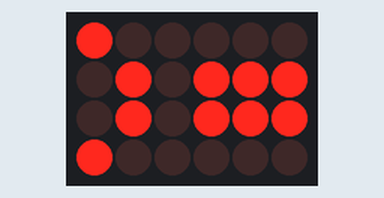
Simulated run of this sketch. Board: Arduino Uno, built with avr-gcc and run on an emulated ATmega328P. On the bench: 6×4 LED matrix. Wiring (inferred from the names in the program): LED matrix (orientation assumed): rows pin 10, pin 11, pin 12, pin 13; columns pin 4, pin 5, pin 6, pin 7, pin 8, pin 9. What the sketch prints to the serial monitor is not drawn.

Above: at 0.15 s.
At 5.08 s:
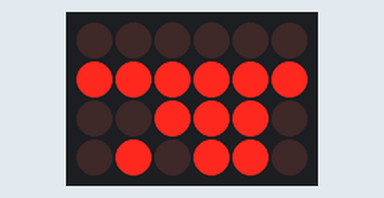
At 10.0 s:
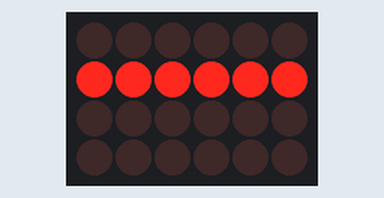
At 20.23 s:
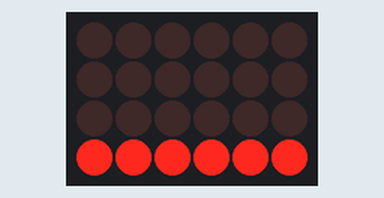
At 29.86 s:
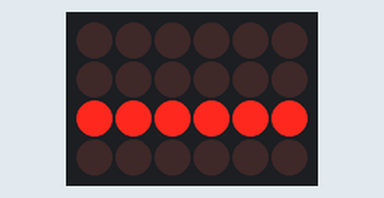
At 39.29 s:
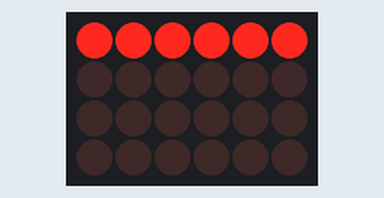

The sketch:

_4x6_LED_Text_Scroller.ino
```cpp
/* Welcome! Welcome to the 4x6 LED Matrix Text Scroller!

as of now this program :
doesn't actually scroll text. just displays letters
can display characteres on the Matrix (no scrolling as of April 28th, 2012)
can display a checkerboard when and invalid/uncataloged character is attempted to be displayed on the screen. also, when the program tries to display an invalid/uncataloged character
will print to the serial monitor
both _4x6_LED_Text_Scroller.ino and functions.h were completely written by Ryan Jensen

Code description last updated April 28th, 2012 12:07 AM
*/


/*
These definitions take care of naming the correct pins.
It should be noted that these pins are called "c1" or "r3" as in "column 1" or "row 3".
Also, the names are for a 4x6 LED mattrix that is 6 tall and 4 wide (6 rows, 4 columns)
The definitions start at 0 (i.e. c0 and r0) because that is the most logical way to work the arrays (because arrays also also start at 0).
 */
#define r0 9
#define r1 8
#define r2 7
#define r3 6
#define r4 5
#define r5 4
#define c0 10
#define c1 11
#define c2 12
#define c3 13

// TEMPdata is used to store the data from the letters easily. TEMPdata will get converted and copied into the disp array when the program is ready to display the character.
byte TEMPdata[6] =
{
  B0000, // row 0
  B0000, // row 1
  B0000, // row 2
  B0000, // row 3
  B0000, // row 4
  B0000  // row 5
};

/* disp is the array that the printdisp() function uses.
printdisp can work faster when working with single bits
(that way printdisp doesn't have to preform calculations like reading bits from specific locations in a variable */
byte disp[6][4] =
{
  {0,0,0,0}, // row 0
  {0,0,0,0}, // row 1
  {0,0,0,0}, // row 2
  {0,0,0,0}, // row 3
  {0,0,0,0}, // row 4
  {0,0,0,0}  // row 5
};

byte phase_angle = 0;
int letter = 0;
byte width; // this variable stores a number that records the width of a given character on the 4x6 LED matrix
byte r[6] = {r0, r1, r2, r3, r4, r5}; // this will be used by the printdisp() function for writing data to the row pins
byte c[4] = {c0, c1, c2, c3}; // this will also be used by the printdisp() function for controlling which columns are on.

#include "functions.h"

void setup()
{
  Serial.begin(9600); // start serial communication (for debugging)
  // make all the pins outputs
  Serial.println("Starting Program");
  pinMode(r0, OUTPUT);
  pinMode(r1, OUTPUT);
  pinMode(r2, OUTPUT);
  pinMode(r3, OUTPUT);
  pinMode(r4, OUTPUT);
  pinMode(r5, OUTPUT);
  pinMode(c0, OUTPUT);
  pinMode(c1, OUTPUT);
  pinMode(c2, OUTPUT);
  pinMode(c3, OUTPUT);

  // Trun off ALL THE THINGS!
  digitalWrite(r0, LOW);
  digitalWrite(r1, LOW);
  digitalWrite(r2, LOW);
  digitalWrite(r3, LOW);
  digitalWrite(r4, LOW);
  digitalWrite(r5, LOW);
  digitalWrite(c0, LOW);
  digitalWrite(c1, LOW);
  digitalWrite(c2, LOW);
  digitalWrite(c3, LOW);
} // end of void setup()

void loop()
{
  /* eventually, the string of text in the text array will be scrolled by the textScroller() function. that is the goal. */
  /* as of now, the first character in the text array will be utilized in the textScroller() function. */
  #define string_length 256
  if(letter >= string_length) letter = 0; // reset the string if you are at the end of it.
  char text[string_length] = "abwxyz"; // do not allow your string to exceed 256 characters (including the implied null character at the end of the string.)
  /* text is a string as well as an array of characters.
  Use only lower case letters in the text array.
  it has 160 elements. you can make it bigger if need be. */

  textScroller(text, 80);
  /* send textScroller the pointer to the beginning of the text array, also send it a speed of 90 (reasonably fast scrolling) */

} // end of void loop()
```

functions.h
```cpp
void columnsOff(void);
void blank_TEMPdata_array(void);
void blank_disp_array(void);
void printdisp(void);
void characters(char mychar);
void characters_into_disp(char *text);
void valid_text_speed(byte text_speed);


/* ///////////////////  textScroller documentation  ///////////////////////////////////////////////////////
char *text is a pointer to the beginning of a string.
int text_speed is what controls the speed of the text scrolling. valid input values are 0 thru 1000. 0 = slowest, 500 = medium, 1000 = fast as hell
*/
void textScroller(char *text, byte text_speed)
{

  valid_text_speed(text_speed); // make sure the value entered is valid. If it isn't, tell the user (through serial monitor) that it isn't.
  /* if text_speed initally equals a speed of 0, that means there will be 100 cycles of printdisp.
  If text_speed initally equals 90, there will be only 10 cycles of the printdisp() fucntion   */
  text_speed = 101 - text_speed;

  characters_into_disp(text); // loads character data into disp (uses TEMPdisp)

  columnsOff(); // turns all of the columns off (c1 is set to LOW, c2 is set to LOW, ...)

  // prints the data in disp[] for a certain number of frames (as determined by text_speed)
  for(int i = 0; i < text_speed; i++)
    printdisp();

} // end of textScroller()


/* ////////////// printdisp documentation //////////////////////
this function prints whatever is in the disp[] array to the LED matrix
it
*/
void printdisp(void)
{
  // this single for loop is the entirety of printdisp
  for(int column = 0; column < 4; column++)
  {
    // this nested for loop turns on the correct row LEDs
    for(int row = 0; row < 6; row++)
      digitalWrite(r[row], disp[row][column]);
    digitalWrite(c[column], HIGH); // turn on the column-th led column
    delayMicroseconds(2300); // wait (allow the LEDs to be on/off for a little bit)
    digitalWrite(c[column], LOW); // turn off the column-th led column
  }
} // end of printdisp


void characters_into_disp(char *text)
{
  void blank_TEMPdata_array(void);
  blank_disp_array(); // clear the disp array. lets start out with a clean slate
  characters(text[letter]); // load the correct character into TEMPdata
  int first_letter_width = width; // save the first letters pixel width

  // adjust the position of the letter is TEMPdata to reflect the phase_angle
  for(int j = phase_angle; j > 0; j--)
  {
    for(int i = 0; i < 6; i++)
      TEMPdata[i] *= 2;
  } // end of for loop. TEMPdata is now positioned as it should be.

  // loads TEMPdata (1st character) into disp
  for(byte j = 0; j < 6; j++)
    {
      for(byte power = 1, column = 0; column < first_letter_width; power *= 2, column++)
        disp[j][column] = (TEMPdata[j]/power)%2;
  } // end for loop

  int columns_to_disp = phase_angle - first_letter_width + 3; /* this calculation makes columns_to_disp a 1 if the arduino can display 1 column of pixels from the second character. */


  // this if conditional will determine whether or not to display any pixels of the second character
  if(columns_to_disp > 0)
  {
    void blank_TEMPdata_array(void);
    characters(text[letter + 1]); // load the second character into TEMPdata
    int columns_to_shift = 4 - columns_to_disp; // determine the number of columns that the arduinio will need to shift the second letter over

    // this for loop shifts the second character to the right the appropriate amount
    for(int j = columns_to_shift; j > 0; j--)
    {
      for(int i = 0; i < 6; i++)
        TEMPdata[i] /= 2;
    } // end of for loop. TEMPdata is now positioned as it should be.

    // loads the appropriate amount of TEMPdata into disp (second character)
    for(byte row = 0; row < 6; row++)
    {
      for(byte power = 1, column = 0; column < columns_to_disp + 1; power *= 2, column++)
      {
        disp[row][column] = (TEMPdata[row]/power)%2;
      } // end of nested for loop
    } // end of for loop. now the second letter (from TEMPdata) was loaded into part of disp

  } // end if the if(columns_to_display > 0) statement


  phase_angle++; // increment phase_angle
  if(phase_angle == first_letter_width + 1)
  {
    phase_angle = 0; // reset phase_angle for the next letter
    letter++; //increment letter; move on to the next letter in the string.
  } // end if

} // end TEMPdata_into_disp()


/* //////////////// valid_text_speed() documentation //////////////////////
this function will determine whether or not the speed value sent to the textScroller() function was valid (between 0 and 100)

*/
void valid_text_speed(byte text_speed)
{
  if(text_speed < 0 || text_speed > 100)
  {
    Serial.print("Invalid Speed! text_speed = "); // tell the user that there was an error with the value of text_speed
    Serial.println(text_speed); // tell the user what text speed was
    while(1)
    {
      Serial.println("Please restart your Arduino");
      delay(2000);
    } // end of the infinite while loop (oxymoron, lol)
  } // end of the if statement
} // end of the valid_text_speed function


/* ///////////////// characters() documentation ////////////////////////////
this function inputs the character you want to display and then puts that data into the TEMPdata array.
this function only will accept lower case letters and (hopfully in the near future) numberes/periods/commas/exclamation points/other common characters
reference (for copy and pasting):
      TEMPdata[5] = B0000 ;
      TEMPdata[4] = B0000 ;
      TEMPdata[3] = B0000 ;
      TEMPdata[2] = B0000 ;
      TEMPdata[1] = B0000 ;
      TEMPdata[0] = B0000 ;


*/
void characters(char mychar)
{
  switch(mychar)
  {
    case 'a':
      TEMPdata[5] = B0110; // row 5
      TEMPdata[4] = B1001; // row 4
      TEMPdata[3] = B1111; // row 3
      TEMPdata[2] = B1001; // row 2
      TEMPdata[1] = B1001; // row 1
      TEMPdata[0] = B1001; // row 0
      width = 4;           // the width tells the program (when determining the
      break;
    case 'b':
      TEMPdata[5] = B1110 ;
      TEMPdata[4] = B1001 ;
      TEMPdata[3] = B1010 ;
      TEMPdata[2] = B1001 ;
      TEMPdata[1] = B1001 ;
      TEMPdata[0] = B1110 ;
      width = 4;
      break;
    case 'w':
      TEMPdata[5] = B10001 ;
      TEMPdata[4] = B10001 ;
      TEMPdata[3] = B10101 ;
      TEMPdata[2] = B10101 ;
      TEMPdata[1] = B01010 ;
      TEMPdata[0] = B01010 ;
      width = 4;
      break;
    case 'x':
      TEMPdata[5] = B1010 ;
      TEMPdata[4] = B1010 ;
      TEMPdata[3] = B0100 ;
      TEMPdata[2] = B0100 ;
      TEMPdata[1] = B1010 ;
      TEMPdata[0] = B1010 ;
      width = 3;
      break;
    case 'y':
      TEMPdata[5] = B1010 ;
      TEMPdata[4] = B1010 ;
      TEMPdata[3] = B0100 ;
      TEMPdata[2] = B0100 ;
      TEMPdata[1] = B0100 ;
      TEMPdata[0] = B0100 ;
      width = 3;
      break;
    case 'z':
      TEMPdata[5] = B1111 ;
      TEMPdata[4] = B0001 ;
      TEMPdata[3] = B0010 ;
      TEMPdata[2] = B0100 ;
      TEMPdata[1] = B1000 ;
      TEMPdata[0] = B1111 ;
      width = 4;
      break;
    default:
      TEMPdata[5] = B1111 ;
      TEMPdata[4] = B1111 ;
      TEMPdata[3] = B1111 ;
      TEMPdata[2] = B1111 ;
      TEMPdata[1] = B1111 ;
      TEMPdata[0] = B1111 ;
      width = 4;
      break;
  } // end of switch statement


} // end characters() function


// this function clears the TEMPdisp array (makes each element zero)
void blank_TEMPdata_array(void)
{

  for(int row = 0; row < 6; row++)
    TEMPdata[row] = B0;
} // end of blank_data


// this function clears the disp array (makes each element zero)
void blank_disp_array(void)
{

  for(int j = 0; j < 6; j++)
  {
    for(int i = 0; i < 4; i++)
      disp[j][i] = 0;
  }
} // end of blank_data


// this function turns off all columns
void columnsOff(void)
{
  digitalWrite(c0, LOW);
  digitalWrite(c1, LOW);
  digitalWrite(c2, LOW);
  digitalWrite(c3, LOW);
} // end of columnsOff
```
